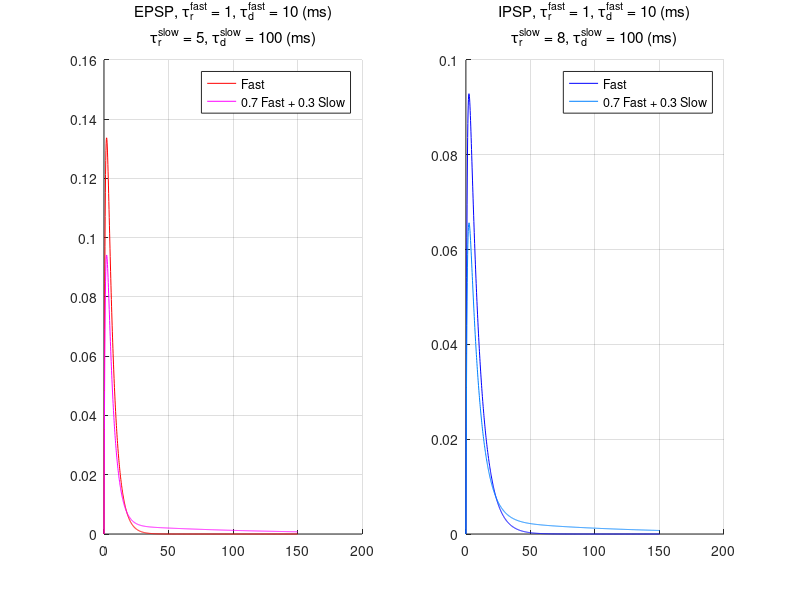

This chart was generated by the following MATLAB code:
psp = @(t, tau_r, tau_d) (exp(- t / tau_r) - exp(- t / tau_d)) / (tau_r - tau_d);
t = linspace(0, 150, 1001);

epsp_fast = psp(t, 1, 5);
ipsp_fast = psp(t, 1, 8);
epsp_mixture = 0.7 * psp(t, 1, 5) + 0.3 * psp(t, 10, 100);
ipsp_mixture = 0.7 * psp(t, 1, 8) + 0.3 * psp(t, 10, 100);

figure; set(gcf, 'Units', 'Normalized', 'OuterPosition', [0, 0, 0.5, 0.5]);
subplot(1, 2, 1); hold on;
plot(t, epsp_fast, 'r');
plot(t, epsp_mixture, 'm');
legend('Fast', '0.7 Fast + 0.3 Slow');
grid on;
title({'EPSP, \tau_r^{fast} = 1, \tau_d^{fast} = 10 (ms)',...
    '\tau_r^{slow} = 5, \tau_d^{slow} = 100 (ms)'}, 'fontweight', 'normal');
subplot(1, 2, 2); hold on;
plot(t, ipsp_fast, 'b');
plot(t, ipsp_mixture, 'color', [0 0.5 1]);
legend('Fast', '0.7 Fast + 0.3 Slow');
grid on;
title({'IPSP, \tau_r^{fast} = 1, \tau_d^{fast} = 10 (ms)',...
    '\tau_r^{slow} = 8, \tau_d^{slow} = 100 (ms)'}, 'fontweight', 'normal');
%
pause(2); print(gcf, '-dpng', 'psp_shape_0.3.png'); close;

